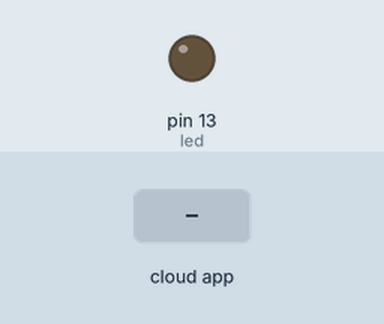
Recording of a sketch running on a simulated Arduino Uno, built with avr-gcc and run on an emulated ATmega328P. Parts: output pins drawn as LEDs (lit = HIGH). The inputs (shaded band) are chosen by the test bench. The ROS host is connected and sends only what is stated.

Above: at 1.2 s.
1.3 s: the phone or cloud app sets chatter to -100
At 2.3 s:
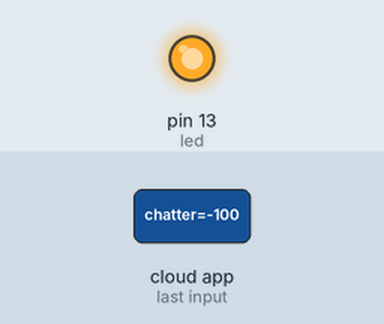
2.8 s: the phone or cloud app sets chatter to 0
At 3.3 s:
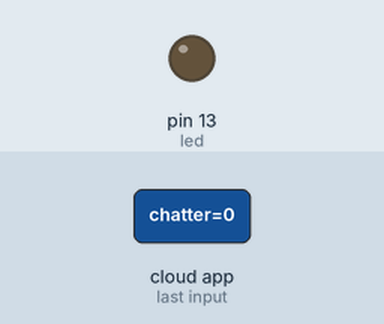
4.3 s: the phone or cloud app sets chatter to 100
At 4.7 s:
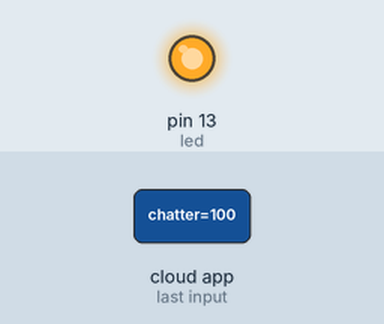
Timing chart, 0 to 7.3 s (numbered marks = the images above; inputs shaded):
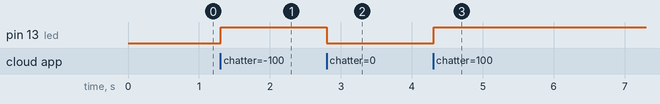

Measured:
- after the input at 1.3 s, pin 13 (led): LOW → HIGH at once
- after the input at 2.8 s, pin 13 (led): HIGH → LOW at once
- after the input at 4.3 s, pin 13 (led): LOW → HIGH at once

The sketch:

float_subsub.ino
```cpp
/*
 * rosserial::std_msgs::Float64 Test
 * Receives a Float64 input, subtracts 1.0, and publishes it
 */

#include <ros.h>
#include <std_msgs/Float32.h>
//#include <std_msgs/Int32.h>

//int x;
float x;

ros::NodeHandle nh;

/*ROS_CALLBACK(messageCb, std_msgs::Float64, msg)
{
  x = msg.data - 1.0;
  digitalWrite(13, HIGH-digitalRead(13));   // blink the led
}*/
void messageCb( const std_msgs::Float32 &msg)
{
  x = msg.data - 1.0;
  digitalWrite(13, HIGH-digitalRead(13));   // blink the led
}


std_msgs::Float32 test;
ros::Subscriber<std_msgs::Float32> sub("chatter", messageCb );
ros::Publisher p("talks", &test);

void setup()
{
  pinMode(13, OUTPUT);
  nh.initNode();
  nh.advertise(p);
  nh.subscribe(sub);
}

void loop()
{
  test.data = x;
  p.publish( &test );
  nh.spinOnce();
  delay(10);
}
```
